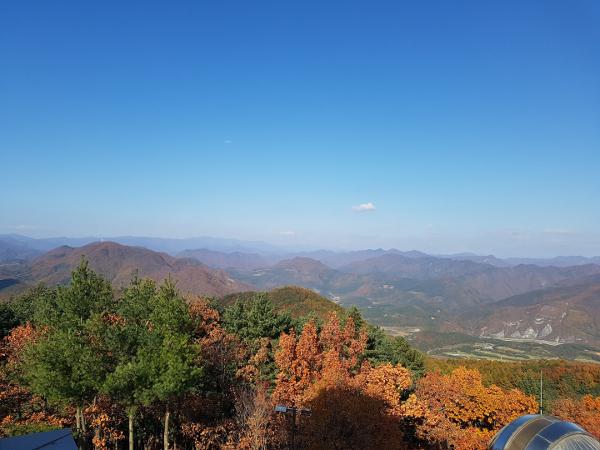
#> input picture img/mountain.jpg, 600 x 450 px
$ python 10histogram.py
#> lines starting #> are read from the running program, lines starting #| are printed output that depends on the picture
import cv2
import matplotlib.pylab as plt

img = cv2.imread('./img/mountain.jpg', cv2.IMREAD_GRAYSCALE)
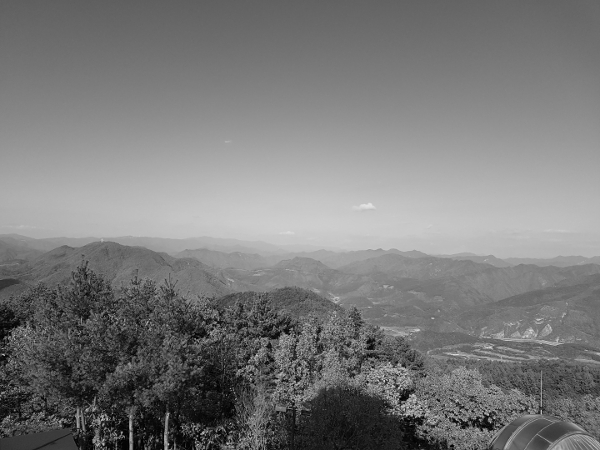
#> img: shape (450, 600); min 0, max 227, mean 121.9

hist = cv2.calcHist([img], [0], None, [256], [0, 255])
#> hist = 256 values, max 3288 at index 107, min 0 at index 220, mean 1054.7
plt.plot(hist)
plt.show()
print(hist.shape)
#| (256, 1)

img = cv2.imread('./img/mountain.jpg')
#> img is the input picture: shape (450, 600, 3); mean B, G, R 151.4, 127.3, 100.2
channels = cv2.split(img)
colors = ('b','g','r')
for(ch, color) in zip(channels, colors):
    print(ch)
    print(color)
    hist = cv2.calcHist([ch], [0], None, [256], [0,255])
    plt.plot(hist, color=color)
#> this loop made 3 passes
#> color on passes 1 to 3: 'b', 'g', 'r'
#> (printed output is left out)

plt.show()
# cv2.imshow('asd', img)
# cv2.waitKey()
# cv2.destroyAllWindows()
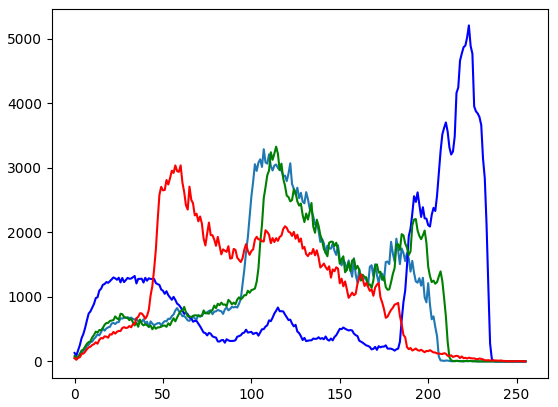
#> figure drawn by matplotlib, 1 panel; curve peaks at x = 107, y = 3288; curve peaks at x = 223, y = 5207; curve peaks at x = 114, y = 3328

$ run again, with img/abnormal.jpg copied over img/mountain.jpg
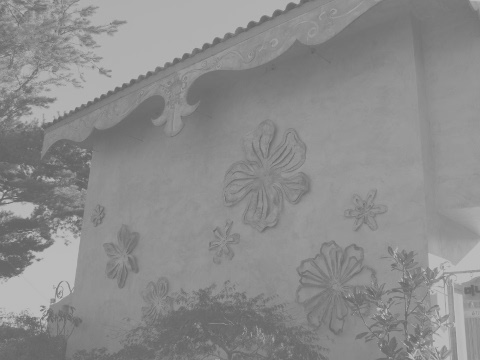
#> input picture img/abnormal.jpg, 480 x 360 px
#> img is the input picture: shape (360, 480); min 96, max 194, mean 140.1
#> hist = 256 values, max 6600 at index 145, min 0 at index 0, mean 675
#| (256, 1)
#> the loop `for(ch, color) in zip(channels, colors):` made 3 passes
#> color on passes 1 to 3: 'b', 'g', 'r'
#> (printed output is left out)
#> `# cv2.destroyAllWindows()`:
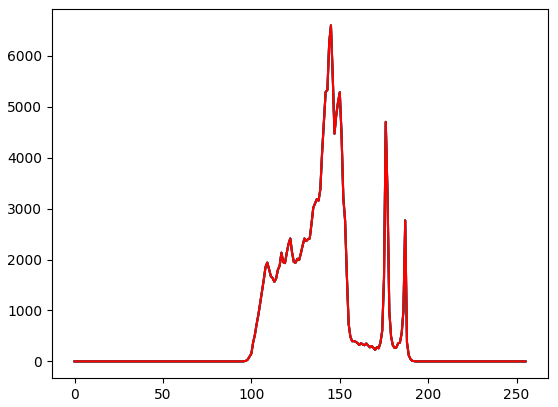
#> figure drawn by matplotlib, 1 panel; curve peaks at x = 145, y = 6600; curve peaks at x = 145, y = 6600; curve peaks at x = 145, y = 6600
